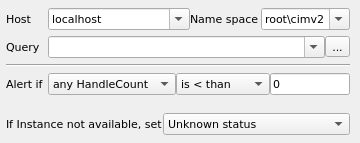
<?xml version="1.0" encoding="UTF-8"?>
<ui version="4.0">
 <class>WmiWidget</class>
 <widget class="QWidget" name="WmiWidget">
  <property name="geometry">
   <rect>
    <x>0</x>
    <y>0</y>
    <width>360</width>
    <height>143</height>
   </rect>
  </property>
  <property name="font">
   <font>
    <family>DejaVu Sans</family>
    <pointsize>8</pointsize>
   </font>
  </property>
  <property name="windowTitle">
   <string>Form</string>
  </property>
  <layout class="QVBoxLayout" name="verticalLayout">
   <property name="spacing">
    <number>0</number>
   </property>
   <property name="leftMargin">
    <number>6</number>
   </property>
   <property name="topMargin">
    <number>8</number>
   </property>
   <property name="rightMargin">
    <number>10</number>
   </property>
   <property name="bottomMargin">
    <number>8</number>
   </property>
   <item>
    <layout class="QFormLayout" name="formLayout">
     <property name="horizontalSpacing">
      <number>4</number>
     </property>
     <property name="verticalSpacing">
      <number>6</number>
     </property>
     <item row="0" column="0">
      <widget class="QLabel" name="lblHost">
       <property name="text">
        <string>Host </string>
       </property>
      </widget>
     </item>
     <item row="0" column="1">
      <layout class="QHBoxLayout" name="horizontalLayout" stretch="2,1,1">
       <item>
        <widget class="QComboBox" name="cmbHost">
         <property name="editable">
          <bool>true</bool>
         </property>
         <item>
          <property name="text">
           <string>localhost</string>
          </property>
         </item>
        </widget>
       </item>
       <item>
        <widget class="QLabel" name="lblNameSpace">
         <property name="sizePolicy">
          <sizepolicy hsizetype="Preferred" vsizetype="Preferred">
           <horstretch>0</horstretch>
           <verstretch>0</verstretch>
          </sizepolicy>
         </property>
         <property name="text">
          <string>Name space</string>
         </property>
        </widget>
       </item>
       <item>
        <widget class="QComboBox" name="cmbNameSpace">
         <property name="editable">
          <bool>true</bool>
         </property>
         <item>
          <property name="text">
           <string>root\cimv2</string>
          </property>
         </item>
        </widget>
       </item>
      </layout>
     </item>
     <item row="1" column="0">
      <widget class="QLabel" name="lblQuery">
       <property name="text">
        <string>Query</string>
       </property>
      </widget>
     </item>
     <item row="1" column="1">
      <layout class="QHBoxLayout" name="horizontalLayout_2">
       <property name="spacing">
        <number>0</number>
       </property>
       <item>
        <widget class="QComboBox" name="cmbQuery">
         <property name="editable">
          <bool>true</bool>
         </property>
        </widget>
       </item>
       <item>
        <widget class="QToolButton" name="btnQuery">
         <property name="text">
          <string>...</string>
         </property>
         <property name="icon">
          <iconset resource="../../qHostMonitor.qrc">
           <normaloff>:/img/browse.png</normaloff>:/img/browse.png</iconset>
         </property>
         <property name="iconSize">
          <size>
           <width>16</width>
           <height>16</height>
          </size>
         </property>
        </widget>
       </item>
      </layout>
     </item>
     <item row="2" column="0" colspan="2">
      <widget class="Line" name="line">
       <property name="orientation">
        <enum>Qt::Horizontal</enum>
       </property>
      </widget>
     </item>
     <item row="3" column="0">
      <widget class="QLabel" name="lblAlertIf">
       <property name="text">
        <string>Alert if</string>
       </property>
      </widget>
     </item>
     <item row="3" column="1">
      <layout class="QHBoxLayout" name="horizontalLayout_3" stretch="1,1,1">
       <property name="spacing">
        <number>0</number>
       </property>
       <item>
        <widget class="QComboBox" name="cmbAlertIf">
         <property name="sizePolicy">
          <sizepolicy hsizetype="Preferred" vsizetype="Fixed">
           <horstretch>0</horstretch>
           <verstretch>0</verstretch>
          </sizepolicy>
         </property>
         <item>
          <property name="text">
           <string>any HandleCount</string>
          </property>
         </item>
         <item>
          <property name="text">
           <string>average</string>
          </property>
         </item>
         <item>
          <property name="text">
           <string>total</string>
          </property>
         </item>
         <item>
          <property name="text">
           <string>row count</string>
          </property>
         </item>
        </widget>
       </item>
       <item>
        <widget class="QComboBox" name="cmbAlertSelect">
         <property name="sizePolicy">
          <sizepolicy hsizetype="Preferred" vsizetype="Fixed">
           <horstretch>0</horstretch>
           <verstretch>0</verstretch>
          </sizepolicy>
         </property>
         <property name="sizeAdjustPolicy">
          <enum>QComboBox::AdjustToMinimumContentsLength</enum>
         </property>
         <item>
          <property name="text">
           <string>is &lt; than</string>
          </property>
         </item>
         <item>
          <property name="text">
           <string>is &gt; than</string>
          </property>
         </item>
         <item>
          <property name="text">
           <string>is = to </string>
          </property>
         </item>
         <item>
          <property name="text">
           <string>is &lt;&gt; from</string>
          </property>
         </item>
         <item>
          <property name="text">
           <string>increases by ..</string>
          </property>
         </item>
         <item>
          <property name="text">
           <string>decreases by ..</string>
          </property>
         </item>
         <item>
          <property name="text">
           <string>changes by ..</string>
          </property>
         </item>
         <item>
          <property name="text">
           <string>increases by ..(%)</string>
          </property>
         </item>
         <item>
          <property name="text">
           <string>decreases by ..(%)</string>
          </property>
         </item>
         <item>
          <property name="text">
           <string>changes by ..(%)</string>
          </property>
         </item>
         <item>
          <property name="text">
           <string>increases /sec</string>
          </property>
         </item>
         <item>
          <property name="text">
           <string>decreases /sec</string>
          </property>
         </item>
         <item>
          <property name="text">
           <string>changes /sec</string>
          </property>
         </item>
        </widget>
       </item>
       <item>
        <widget class="QLineEdit" name="lnAlertIf">
         <property name="sizePolicy">
          <sizepolicy hsizetype="Fixed" vsizetype="Fixed">
           <horstretch>0</horstretch>
           <verstretch>0</verstretch>
          </sizepolicy>
         </property>
         <property name="maximumSize">
          <size>
           <width>80</width>
           <height>16777215</height>
          </size>
         </property>
         <property name="text">
          <string>0</string>
         </property>
        </widget>
       </item>
      </layout>
     </item>
    </layout>
   </item>
   <item>
    <layout class="QHBoxLayout" name="horizontalLayout_4">
     <item>
      <widget class="QLabel" name="lblIfInstanceNotAvailable">
       <property name="text">
        <string>If Instance not available, set</string>
       </property>
      </widget>
     </item>
     <item>
      <widget class="QComboBox" name="cmbInstance">
       <property name="sizePolicy">
        <sizepolicy hsizetype="Expanding" vsizetype="Fixed">
         <horstretch>0</horstretch>
         <verstretch>0</verstretch>
        </sizepolicy>
       </property>
       <item>
        <property name="text">
         <string>Unknown status</string>
        </property>
       </item>
       <item>
        <property name="text">
         <string>Bad status</string>
        </property>
       </item>
       <item>
        <property name="text">
         <string>Ok status</string>
        </property>
       </item>
      </widget>
     </item>
    </layout>
   </item>
  </layout>
 </widget>
 <resources>
  <include location="../../qHostMonitor.qrc"/>
  <include location="../../qHostMonitor.qrc"/>
 </resources>
 <connections/>
</ui>
